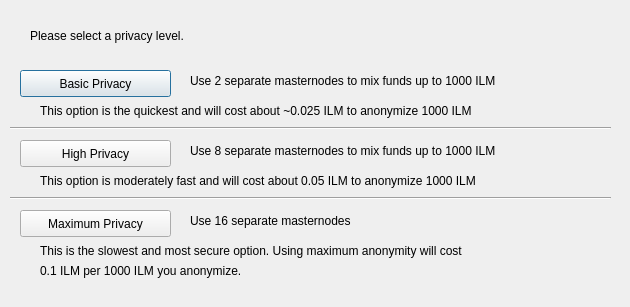
<?xml version="1.0" encoding="UTF-8"?>
<ui version="4.0">
 <class>DarksendConfig</class>
 <widget class="QDialog" name="DarksendConfig">
  <property name="geometry">
   <rect>
    <x>0</x>
    <y>0</y>
    <width>630</width>
    <height>307</height>
   </rect>
  </property>
  <property name="windowTitle">
   <string>Configure PrivateSend</string>
  </property>
  <widget class="QPushButton" name="buttonBasic">
   <property name="geometry">
    <rect>
     <x>20</x>
     <y>70</y>
     <width>151</width>
     <height>27</height>
    </rect>
   </property>
   <property name="text">
    <string>Basic Privacy</string>
   </property>
  </widget>
  <widget class="QPushButton" name="buttonHigh">
   <property name="geometry">
    <rect>
     <x>20</x>
     <y>140</y>
     <width>151</width>
     <height>27</height>
    </rect>
   </property>
   <property name="text">
    <string>High Privacy</string>
   </property>
  </widget>
  <widget class="QPushButton" name="buttonMax">
   <property name="geometry">
    <rect>
     <x>20</x>
     <y>210</y>
     <width>151</width>
     <height>27</height>
    </rect>
   </property>
   <property name="text">
    <string>Maximum Privacy</string>
   </property>
  </widget>
  <widget class="QLabel" name="label">
   <property name="geometry">
    <rect>
     <x>30</x>
     <y>20</y>
     <width>571</width>
     <height>31</height>
    </rect>
   </property>
   <property name="text">
    <string>Please select a privacy level.</string>
   </property>
  </widget>
  <widget class="QLabel" name="label_2">
   <property name="geometry">
    <rect>
     <x>190</x>
     <y>70</y>
     <width>421</width>
     <height>21</height>
    </rect>
   </property>
   <property name="text">
    <string>Use 2 separate masternodes to mix funds up to 1000 ILM</string>
   </property>
  </widget>
  <widget class="QLabel" name="label_3">
   <property name="geometry">
    <rect>
     <x>190</x>
     <y>140</y>
     <width>411</width>
     <height>21</height>
    </rect>
   </property>
   <property name="text">
    <string>Use 8 separate masternodes to mix funds up to 1000 ILM</string>
   </property>
  </widget>
  <widget class="QLabel" name="label_4">
   <property name="geometry">
    <rect>
     <x>190</x>
     <y>210</y>
     <width>421</width>
     <height>21</height>
    </rect>
   </property>
   <property name="text">
    <string>Use 16 separate masternodes</string>
   </property>
  </widget>
  <widget class="QLabel" name="label_6">
   <property name="geometry">
    <rect>
     <x>40</x>
     <y>100</y>
     <width>561</width>
     <height>21</height>
    </rect>
   </property>
   <property name="text">
    <string>This option is the quickest and will cost about ~0.025 ILM to anonymize 1000 ILM</string>
   </property>
  </widget>
  <widget class="QLabel" name="label_7">
   <property name="geometry">
    <rect>
     <x>40</x>
     <y>170</y>
     <width>561</width>
     <height>21</height>
    </rect>
   </property>
   <property name="text">
    <string>This option is moderately fast and will cost about 0.05 ILM to anonymize 1000 ILM</string>
   </property>
  </widget>
  <widget class="QLabel" name="label_8">
   <property name="geometry">
    <rect>
     <x>40</x>
     <y>240</y>
     <width>561</width>
     <height>21</height>
    </rect>
   </property>
   <property name="text">
    <string>This is the slowest and most secure option. Using maximum anonymity will cost</string>
   </property>
  </widget>
  <widget class="QLabel" name="label_9">
   <property name="geometry">
    <rect>
     <x>40</x>
     <y>260</y>
     <width>561</width>
     <height>21</height>
    </rect>
   </property>
   <property name="text">
    <string>0.1 ILM per 1000 ILM you anonymize.</string>
   </property>
  </widget>
  <widget class="Line" name="line">
   <property name="geometry">
    <rect>
     <x>10</x>
     <y>120</y>
     <width>601</width>
     <height>16</height>
    </rect>
   </property>
   <property name="orientation">
    <enum>Qt::Horizontal</enum>
   </property>
  </widget>
  <widget class="Line" name="line_2">
   <property name="geometry">
    <rect>
     <x>10</x>
     <y>190</y>
     <width>601</width>
     <height>16</height>
    </rect>
   </property>
   <property name="orientation">
    <enum>Qt::Horizontal</enum>
   </property>
  </widget>
 </widget>
 <resources/>
 <connections/>
</ui>
